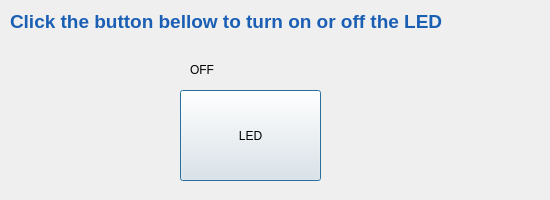
<?xml version="1.0" encoding="UTF-8"?>
<ui version="4.0">
 <class>Dialog</class>
 <widget class="QDialog" name="Dialog">
  <property name="geometry">
   <rect>
    <x>0</x>
    <y>0</y>
    <width>550</width>
    <height>200</height>
   </rect>
  </property>
  <property name="windowTitle">
   <string>Dialog</string>
  </property>
  <widget class="QLabel" name="led_label">
   <property name="geometry">
    <rect>
     <x>190</x>
     <y>60</y>
     <width>101</width>
     <height>20</height>
    </rect>
   </property>
   <property name="text">
    <string>OFF</string>
   </property>
  </widget>
  <widget class="QPushButton" name="led_button">
   <property name="geometry">
    <rect>
     <x>180</x>
     <y>90</y>
     <width>141</width>
     <height>91</height>
    </rect>
   </property>
   <property name="text">
    <string>LED</string>
   </property>
  </widget>
  <widget class="QLabel" name="instruction_label">
   <property name="geometry">
    <rect>
     <x>10</x>
     <y>10</y>
     <width>441</width>
     <height>21</height>
    </rect>
   </property>
   <property name="text">
    <string>&lt;html&gt;&lt;head/&gt;&lt;body&gt;&lt;p&gt;&lt;span style=&quot; font-size:14pt; font-weight:700; color:#1a5fb4;&quot;&gt;Click  the button bellow to turn on or off the LED&lt;/span&gt;&lt;/p&gt;&lt;/body&gt;&lt;/html&gt;</string>
   </property>
  </widget>
 </widget>
 <resources/>
 <connections/>
</ui>
